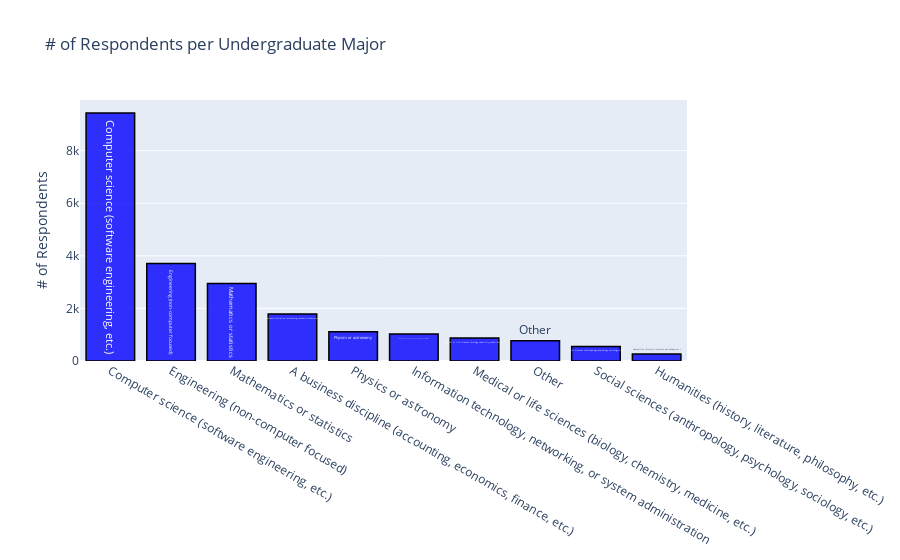

Notebook cell for this chart:
### Code cell
questionNumber = 'Q5'
title='# of Respondents per Undergraduate Major'
plotMultipleChoice(questionNumber,data,data2,title,yAxisTitle,begin,end)

### Figure 1 — Plotly figure (JSON) as saved in the notebook; plotly's stock layout.template omitted (floating-point values rounded to 4 significant figures)
{"data": [{"marker": {"color": "rgba(0, 0, 255, 0.8)", "line": {"color": "rgb(0,0,0)", "width": 1.5}}, "name": "Kaggle", "text": ["Computer science (software engineering, etc.)", "Engineering (non-computer focused)", "Mathematics or statistics", "A business discipline (accounting, economics, finance, etc.)", "Physics or astronomy", "Information technology, networking, or system administration", "Medical or life sciences (biology, chemistry, medicine, etc.)", "Other", "Social sciences (anthropology, psychology, sociology, etc.)", "Humanities (history, literature, philosophy, etc.)", "Environmental science or geology", "I never declared a major", "Fine arts or performing arts"], "type": "bar", "x": ["Computer science (software engineering, etc.)", "Engineering (non-computer focused)", "Mathematics or statistics", "A business discipline (accounting, economics, finance, etc.)", "Physics or astronomy", "Information technology, networking, or system administration", "Medical or life sciences (biology, chemistry, medicine, etc.)", "Other", "Social sciences (anthropology, psychology, sociology, etc.)", "Humanities (history, literature, philosophy, etc.)", "Environmental science or geology", "I never declared a major", "Fine arts or performing arts"], "y": [9430, 3705, 2950, 1791, 1110, 1029, 871, 770, 554, 269]}], "layout": {"barmode": "group", "showlegend": false, "title": {"text": "# of Respondents per Undergraduate Major"}, "yaxis": {"title": {"text": "# of Respondents"}}}}
